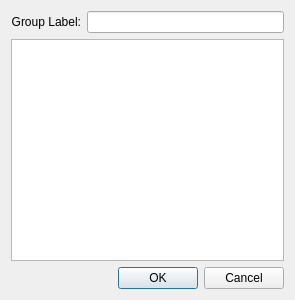
<ui version="4.0" >
 <class>GamessEfpMatchDialog</class>
 <widget class="QDialog" name="GamessEfpMatchDialog" >
  <property name="geometry" >
   <rect>
    <x>0</x>
    <y>0</y>
    <width>295</width>
    <height>300</height>
   </rect>
  </property>
  <property name="windowTitle" >
   <string>EFP Matches</string>
  </property>
  <layout class="QGridLayout" >
   <item row="0" column="0" >
    <widget class="QLabel" name="label" >
     <property name="text" >
      <string>Group Label:</string>
     </property>
     <property name="alignment" >
      <set>Qt::AlignRight|Qt::AlignTrailing|Qt::AlignVCenter</set>
     </property>
    </widget>
   </item>
   <item row="0" column="1" >
    <widget class="QLineEdit" name="groupLine" />
   </item>
   <item row="1" column="0" colspan="2" >
    <widget class="QListView" name="efpList" >
     <property name="selectionMode" >
      <enum>QAbstractItemView::MultiSelection</enum>
     </property>
    </widget>
   </item>
   <item row="2" column="0" colspan="2" >
    <widget class="QDialogButtonBox" name="buttonBox" >
     <property name="orientation" >
      <enum>Qt::Horizontal</enum>
     </property>
     <property name="standardButtons" >
      <set>QDialogButtonBox::Cancel|QDialogButtonBox::NoButton|QDialogButtonBox::Ok</set>
     </property>
    </widget>
   </item>
  </layout>
 </widget>
 <resources/>
 <connections>
  <connection>
   <sender>buttonBox</sender>
   <signal>accepted()</signal>
   <receiver>GamessEfpMatchDialog</receiver>
   <slot>accept()</slot>
   <hints>
    <hint type="sourcelabel" >
     <x>248</x>
     <y>254</y>
    </hint>
    <hint type="destinationlabel" >
     <x>157</x>
     <y>274</y>
    </hint>
   </hints>
  </connection>
  <connection>
   <sender>buttonBox</sender>
   <signal>rejected()</signal>
   <receiver>GamessEfpMatchDialog</receiver>
   <slot>reject()</slot>
   <hints>
    <hint type="sourcelabel" >
     <x>316</x>
     <y>260</y>
    </hint>
    <hint type="destinationlabel" >
     <x>286</x>
     <y>274</y>
    </hint>
   </hints>
  </connection>
 </connections>
</ui>
